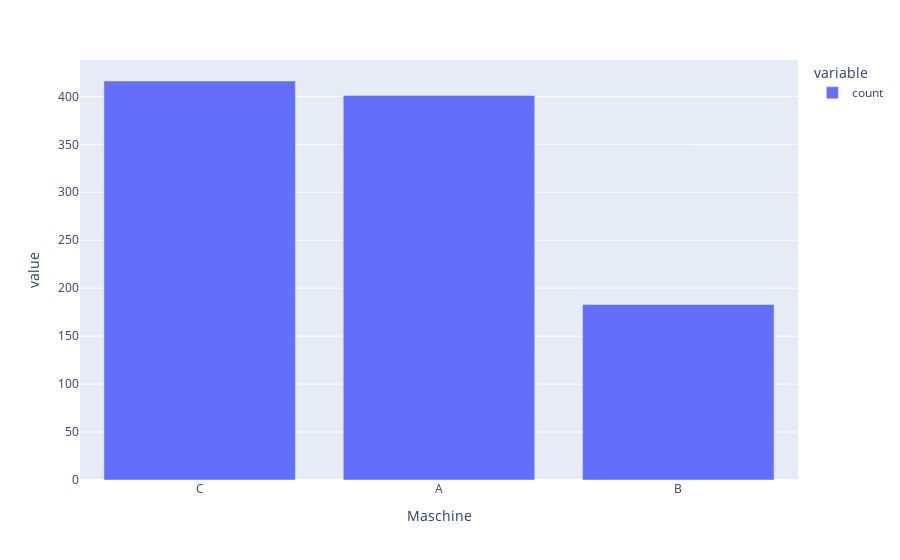

The code cell stored with this chart in its notebook:
### Markdown cell above
Ein [Säulendiagramm](https://plotly.github.io/plotly.py-docs/generated/plotly.express.bar.html) können wir darstellen, indem wir die Anzahl der Werte pro Kategorie mit der ```value_counts()```-Funktion zählen und danach ```plot(kind="bar")``` aufrufen. Für das nominale Merkmal ```Maschine``` sähe das wie folgt aus:

### Code cell
df["Maschine"].value_counts().plot(kind="bar")

### Figure 1 — Plotly figure (JSON) as saved in the notebook; plotly's stock layout.template omitted (floating-point values rounded to 4 significant figures)
{"data": [{"hovertemplate": "variable=count<br>Maschine=%{x}<br>value=%{y}<extra></extra>", "legendgroup": "count", "marker": {"color": "#636efa", "pattern": {"shape": ""}}, "name": "count", "orientation": "v", "showlegend": true, "textposition": "auto", "type": "bar", "x": ["C", "A", "B"], "xaxis": "x", "y": [416, 401, 183], "yaxis": "y"}], "layout": {"barmode": "relative", "legend": {"title": {"text": "variable"}, "tracegroupgap": 0}, "margin": {"t": 60}, "xaxis": {"anchor": "y", "domain": [0, 1], "title": {"text": "Maschine"}}, "yaxis": {"anchor": "x", "domain": [0, 1], "title": {"text": "value"}}}}
